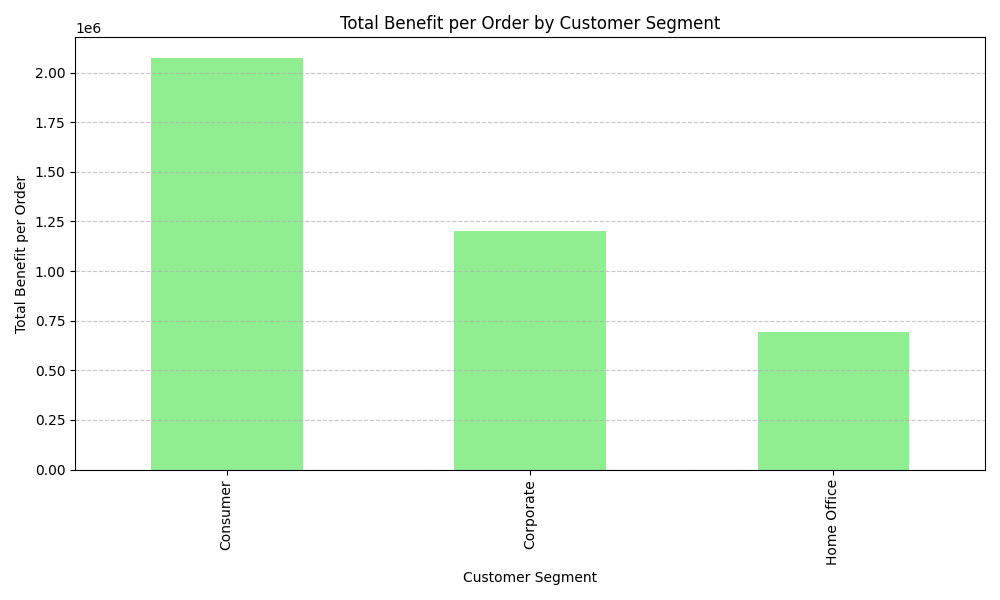

This chart was generated by the following Python code:
import pandas as pd
import matplotlib.pyplot as plt
import os

# Obtener carpeta del script y no donde la ejecutamos
script_dir = os.path.dirname(os.path.abspath(__file__))
os.chdir(script_dir)

# Cargar datos
data = pd.read_csv(script_dir + "/../DATA/cadena_subministrament_2015_2018.csv", sep=",")

# Benefit per Order vs Customer Segment agrupated bars or boxplot 
benefit_per_order = data.groupby("customer_segment")["benefit_per_order"].sum().sort_values(ascending=False)
plt.figure(figsize=(10, 6))
benefit_per_order.plot(kind="bar", color="lightgreen")
plt.title("Total Benefit per Order by Customer Segment")
plt.xlabel("Customer Segment")
plt.ylabel("Total Benefit per Order")
plt.grid(axis="y", linestyle="--", alpha=0.7)

# Guardar y mostrar
plt.tight_layout()
plt.savefig("barras_benefit_per_order_vs_customer_segment.png")
plt.show()